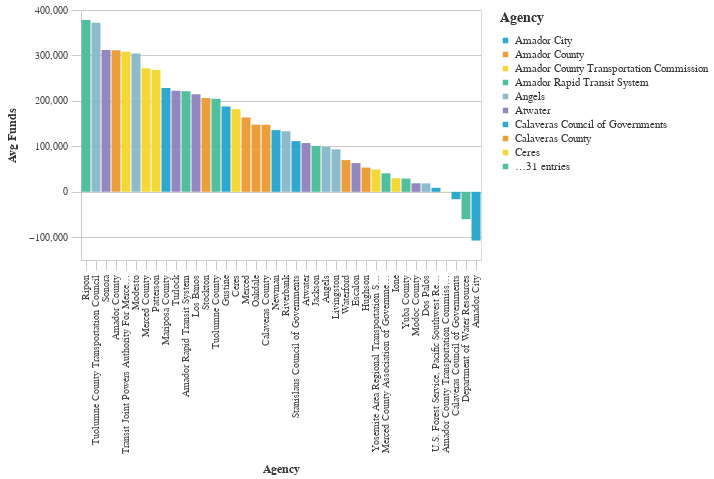

Notebook cell for this chart:
### Code cell
#Bar chart Bottom Average Total Requested Funds by Agency
avg_funds_bottom = (df>>group_by(_.primary_agency_name)>>summarize(avg_funds=_.adjusted_total_requested.mean())>>arrange(-_.avg_funds)).tail(50)

chart5=( _dla_utils_reports.basic_bar_chart_no_save((avg_funds_bottom.tail(40)), 'primary_agency_name','avg_funds', 'primary_agency_name', district))
    
display(HTML("<h4><strong>Lowest Average Total Funds by Agency ($2021)</strong></h4>"))
chart5

### Figure 1 — Vega-Lite specification as saved in the notebook (floating-point values rounded to 4 significant figures)
{"config": {"view": {"continuousWidth": 400, "continuousHeight": 300}, "axis": {"domainColor": "#cbcbcb", "grid": true, "gridColor": "#cbcbcb", "gridWidth": 1, "labelColor": "#474747", "labelFont": "Nunito Sans", "labelFontSize": 10, "labelPadding": 4, "tickColor": "#cbcbcb", "tickSize": 10, "titleColor": "#333", "titleFont": "Raleway", "titleFontSize": 12, "titlePadding": 10}, "axisBand": {"grid": false}, "background": "white", "font": "Raleway", "header": {"labelFont": "Nunito Sans", "titleFont": "Raleway"}, "legend": {"labelColor": "#333", "labelFont": "Nunito Sans", "labelFontSize": 11, "labelLimit": 0, "padding": 1, "symbolSize": 30, "symbolType": "square", "titleColor": "#333", "titleFont": "Raleway", "titleFontSize": 14, "titlePadding": 10}, "title": {"anchor": "middle", "font": "Raleway", "fontSize": 18, "fontWeight": 300, "offset": 20}}, "data": {"name": "data-4c2a4fe2f58959225d1ca7b0441f3093"}, "mark": "bar", "encoding": {"color": {"field": "primary_agency_name", "legend": {"symbolLimit": 10, "title": "Agency"}, "scale": {"range": ["#2EA8CE", "#EB9F3C", "#F4D837", "#51BF9D", "#8CBCCB", "#9487C0"]}, "type": "nominal"}, "tooltip": [{"field": "primary_agency_name", "type": "nominal"}, {"field": "avg_funds", "type": "quantitative"}], "x": {"field": "primary_agency_name", "sort": "-y", "title": "Agency", "type": "nominal"}, "y": {"field": "avg_funds", "title": "Avg Funds", "type": "quantitative"}}, "height": 250, "width": 400, "$schema": "https://vega.github.io/schema/vega-lite/v4.17.0.json", "datasets": {"data-4c2a4fe2f58959225d1ca7b0441f3093": [{"primary_agency_name": "Ripon", "avg_funds": 378300.0}, {"primary_agency_name": "Tuolumne County Transportation Council", "avg_funds": 371800.0}, {"primary_agency_name": "Sonora", "avg_funds": 312100.0}, {"primary_agency_name": "Amador County", "avg_funds": 311700.0}, {"primary_agency_name": "Transit Joint Powers Authority For Merced County", "avg_funds": 308000.0}, {"primary_agency_name": "Modesto", "avg_funds": 304200.0}, {"primary_agency_name": "Merced County", "avg_funds": 272000.0}, {"primary_agency_name": "Patterson", "avg_funds": 268000.0}, {"primary_agency_name": "Mariposa County", "avg_funds": 228600.0}, {"primary_agency_name": "Turlock", "avg_funds": 222300.0}, {"primary_agency_name": "Amador Rapid Transit System", "avg_funds": 221000.0}, {"primary_agency_name": "Los Banos", "avg_funds": 214700.0}, {"primary_agency_name": "Stockton", "avg_funds": 206300.0}, {"primary_agency_name": "Tuolumne County", "avg_funds": 204500.0}, {"primary_agency_name": "Gustine", "avg_funds": 187700.0}, {"primary_agency_name": "Ceres", "avg_funds": 181800.0}, {"primary_agency_name": "Merced", "avg_funds": 163600.0}, {"primary_agency_name": "Oakdale", "avg_funds": 147900.0}, {"primary_agency_name": "Calaveras County", "avg_funds": 147400.0}, {"primary_agency_name": "Newman", "avg_funds": 135700.0}, {"primary_agency_name": "Riverbank", "avg_funds": 133300.0}, {"primary_agency_name": "Stanislaus Council of Governments", "avg_funds": 111400.0}, {"primary_agency_name": "Atwater", "avg_funds": 107300.0}, {"primary_agency_name": "Jackson", "avg_funds": 101000.0}, {"primary_agency_name": "Angels", "avg_funds": 98910.0}, {"primary_agency_name": "Livingston", "avg_funds": 93550.0}, {"primary_agency_name": "Waterford", "avg_funds": 69790.0}, {"primary_agency_name": "Escalon", "avg_funds": 63270.0}, {"primary_agency_name": "Hughson", "avg_funds": 53350.0}, {"primary_agency_name": "Yosemite Area Regional Transportation System JPA", "avg_funds": 48910.0}, {"primary_agency_name": "Merced County Association of Governments", "avg_funds": 40750.0}, {"primary_agency_name": "Ione", "avg_funds": 29850.0}, {"primary_agency_name": "Yuba County", "avg_funds": 29210.0}, {"primary_agency_name": "Modoc County", "avg_funds": 18800.0}, {"primary_agency_name": "Dos Palos", "avg_funds": 18560.0}, {"primary_agency_name": "U.S. Forest Service, Pacific Southwest Region", "avg_funds": 8814.0}, {"primary_agency_name": "Amador County Transportation Commission", "avg_funds": -809.1}, {"primary_agency_name": "Calaveras Council of Governments", "avg_funds": -16280.0}, {"primary_agency_name": "Department of Water Resources", "avg_funds": -60250.0}, {"primary_agency_name": "Amador City", "avg_funds": -107200.0}]}}
